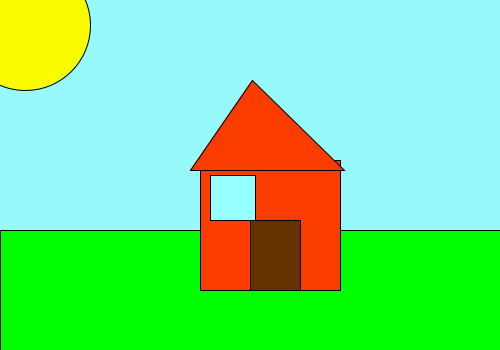
Frame 1 (no input)
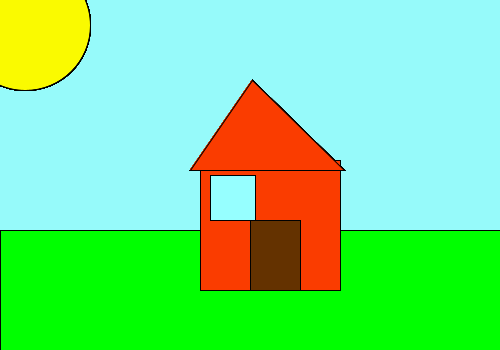
Frame 60 (the mouse pressed at the canvas centre just before this capture)
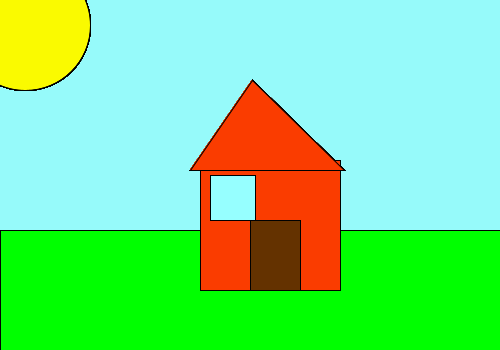
Frame 120 (the mouse held since frame 60 and released just before this capture)

The Processing sketch that drew these frames (run headless with seeded random() and noise(); from frame 60 on, the mouse is pressed at the canvas centre):

// Processing sketch: house
// ── house.pde

void setup()
{
  background(150,250,250);
  size(500,350);
}
void draw()
{
  fill(0,255,0);
  rect(0,230,500,350);
  fill(250,250,0);
  ellipse(25,25,130,130);
  fill(250,60,0);
  rect(200,160,140,130);
  triangle(190,170, 252,80, 344,170);
  fill(150,255,255);
  rect(210,175,45,45);
  fill(100,50,0);
  rect(250,220,50,70);
}
